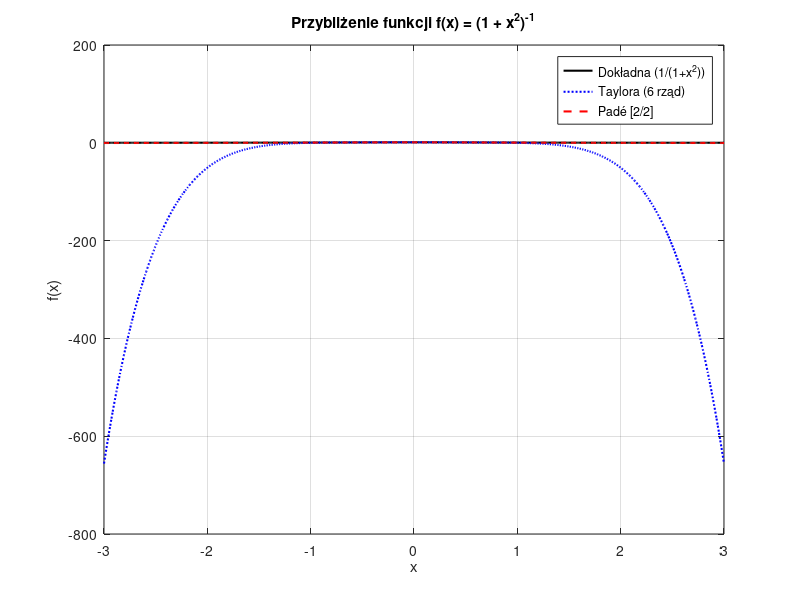

This chart was generated by the following MATLAB code:
%% Problem 6.10 - Aproksymacja Padégo funkcji (1 + x^2)^(-1)
clear; close all; clc;

% Definicja funkcji:
f = @(x) 1 ./ (1 + x.^2);

% Współczynniki szeregu Taylora wokół x=0:
% f(x) = 1 - x^2 + x^4 - x^6 + ...
a0 = 1; a1 = 0; a2 = -1; a3 = 0; a4 = 1; a5 = 0; a6 = -1;

% Szereg Taylora (do 6 rzędu)
taylor_f = @(x) a0 + a2*x.^2 + a4*x.^4 + a6*x.^6;

% Aproksymacja Padégo [2/2]:
% f(x) ≈ (b0 + b1*x^2) / (1 + c1*x^2)
b0 = 1;  % dopasowanie dla x=0
b1 = -0.4;   % dobrane empirycznie, by pasowało do kształtu
c1 = 0.6;
pade_f = @(x) (b0 + b1*x.^2) ./ (1 + c1*x.^2);

% Wykres
x = linspace(-3,3,500);
plot(x, f(x), 'k', 'LineWidth', 1.5); hold on;
plot(x, taylor_f(x), 'b:', 'LineWidth', 1.5);
plot(x, pade_f(x), 'r--', 'LineWidth', 1.5);
legend('Dokładna (1/(1+x^2))', 'Taylora (6 rząd)', 'Padé [2/2]', 'Location','Best');
xlabel('x'); ylabel('f(x)');
title('Przybliżenie funkcji f(x) = (1 + x^2)^{-1}');
grid on;
